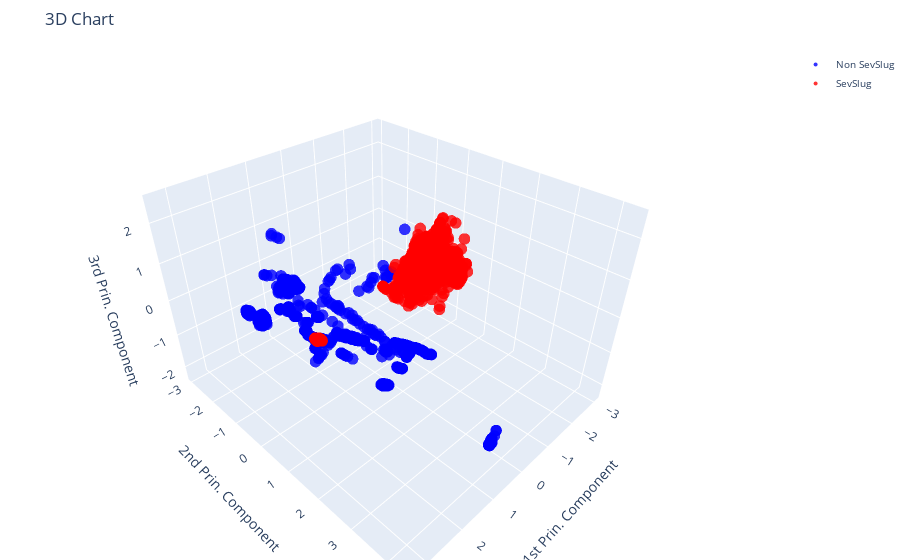

Notebook code cell kept with this figure:
### Code cell
%%time
import plotly.graph_objs as go

# Randomly select 0.1% of the data
n_samples = int(X_train_3d.shape[0] * 0.02)
indices = np.random.choice(X_train_3d.shape[0], n_samples, replace=False)

# Create a trace for each label
traces = []
for label in np.unique(y_train):
    mask = y_train[indices] == label
    trace = go.Scatter3d(
        x=X_train_3d[indices][mask][:, 0],
        y=X_train_3d[indices][mask][:, 1],
        z=X_train_3d[indices][mask][:, 2],
        mode='markers',
        marker=dict(
            symbol=['circle', 'diamond'],
            size=4,
            color=[cdict[label] for i in range(n_samples)],
            opacity=0.8
        ),
        name=labl[label]
    )
    traces.append(trace)

# Create the layout for the plot
layout = go.Layout(
    title='3D Chart',
    scene=dict(
        xaxis=dict(title='1st Prin. Component'),
        yaxis=dict(title='2nd Prin. Component'),
        zaxis=dict(title='3rd Prin. Component')
    ),
    legend=dict(
        title='',
        bgcolor='rgba(255, 255, 255, 0)',
        font=dict(size=10)
    ),
    margin=dict(l=0, r=0, b=0, t=50)
)

# Create the figure and show the plot
fig = go.Figure(data=traces, layout=layout)
fig.show()

### Figure 1 — Plotly figure (JSON) as saved in the notebook; plotly's stock layout.template omitted (floating-point values rounded to 4 significant figures; data arrays with more than 128 entries replaced by an {"elided": "..."} marker saying what was removed)
{"data": [{"marker": {"color": {"elided": "15900 str values"}, "opacity": 0.8, "size": 4, "symbol": ["circle", "diamond"]}, "mode": "markers", "name": "Non SevSlug", "type": "scatter3d", "x": {"elided": "8026 float values"}, "y": {"elided": "8026 float values"}, "z": {"elided": "8026 float values"}}, {"marker": {"color": {"elided": "15900 str values"}, "opacity": 0.8, "size": 4, "symbol": ["circle", "diamond"]}, "mode": "markers", "name": "SevSlug", "type": "scatter3d", "x": {"elided": "7874 float values"}, "y": {"elided": "7874 float values"}, "z": {"elided": "7874 float values"}}], "layout": {"legend": {"bgcolor": "rgba(255, 255, 255, 0)", "font": {"size": 10}, "title": {"text": ""}}, "margin": {"b": 0, "l": 0, "r": 0, "t": 50}, "scene": {"xaxis": {"title": {"text": "1st Prin. Component"}}, "yaxis": {"title": {"text": "2nd Prin. Component"}}, "zaxis": {"title": {"text": "3rd Prin. Component"}}}, "title": {"text": "3D Chart"}}}
